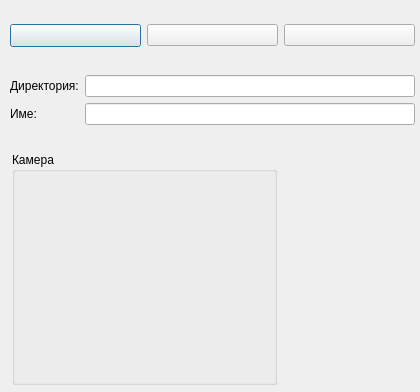
<?xml version="1.0" encoding="UTF-8"?>
<ui version="4.0">
 <class>CameraClass</class>
 <widget class="QDialog" name="CameraClass">
  <property name="geometry">
   <rect>
    <x>0</x>
    <y>0</y>
    <width>420</width>
    <height>392</height>
   </rect>
  </property>
  <property name="windowTitle">
   <string>Dialog</string>
  </property>
  <property name="windowIcon">
   <iconset resource="MainResources.qrc">
    <normaloff>:/Icons/MainResources/PGEE_NEW_LOGO.ico</normaloff>:/Icons/MainResources/PGEE_NEW_LOGO.ico</iconset>
  </property>
  <widget class="QWidget" name="layoutWidget">
   <property name="geometry">
    <rect>
     <x>10</x>
     <y>2</y>
     <width>405</width>
     <height>145</height>
    </rect>
   </property>
   <layout class="QVBoxLayout" name="verticalLayout_3">
    <item>
     <layout class="QHBoxLayout" name="horizontalLayout">
      <item>
       <widget class="QPushButton" name="ChooseDirectoryButton">
        <property name="palette">
         <palette>
          <active>
           <colorrole role="WindowText">
            <brush brushstyle="SolidPattern">
             <color alpha="255">
              <red>0</red>
              <green>0</green>
              <blue>255</blue>
             </color>
            </brush>
           </colorrole>
           <colorrole role="Text">
            <brush brushstyle="SolidPattern">
             <color alpha="255">
              <red>0</red>
              <green>0</green>
              <blue>255</blue>
             </color>
            </brush>
           </colorrole>
           <colorrole role="ButtonText">
            <brush brushstyle="SolidPattern">
             <color alpha="255">
              <red>0</red>
              <green>0</green>
              <blue>255</blue>
             </color>
            </brush>
           </colorrole>
          </active>
          <inactive>
           <colorrole role="WindowText">
            <brush brushstyle="SolidPattern">
             <color alpha="255">
              <red>0</red>
              <green>0</green>
              <blue>255</blue>
             </color>
            </brush>
           </colorrole>
           <colorrole role="Text">
            <brush brushstyle="SolidPattern">
             <color alpha="255">
              <red>0</red>
              <green>0</green>
              <blue>255</blue>
             </color>
            </brush>
           </colorrole>
           <colorrole role="ButtonText">
            <brush brushstyle="SolidPattern">
             <color alpha="255">
              <red>0</red>
              <green>0</green>
              <blue>255</blue>
             </color>
            </brush>
           </colorrole>
          </inactive>
          <disabled>
           <colorrole role="WindowText">
            <brush brushstyle="SolidPattern">
             <color alpha="255">
              <red>120</red>
              <green>120</green>
              <blue>120</blue>
             </color>
            </brush>
           </colorrole>
           <colorrole role="Text">
            <brush brushstyle="SolidPattern">
             <color alpha="255">
              <red>120</red>
              <green>120</green>
              <blue>120</blue>
             </color>
            </brush>
           </colorrole>
           <colorrole role="ButtonText">
            <brush brushstyle="SolidPattern">
             <color alpha="255">
              <red>120</red>
              <green>120</green>
              <blue>120</blue>
             </color>
            </brush>
           </colorrole>
          </disabled>
         </palette>
        </property>
        <property name="font">
         <font>
          <pointsize>10</pointsize>
          <weight>75</weight>
          <italic>true</italic>
          <bold>true</bold>
         </font>
        </property>
        <property name="text">
         <string/>
        </property>
        <property name="icon">
         <iconset resource="MainResources.qrc">
          <normaloff>:/Icons/MainResources/folder_customer_128.ico</normaloff>:/Icons/MainResources/folder_customer_128.ico</iconset>
        </property>
        <property name="iconSize">
         <size>
          <width>32</width>
          <height>32</height>
         </size>
        </property>
       </widget>
      </item>
      <item>
       <widget class="QPushButton" name="StartCameraButton">
        <property name="text">
         <string/>
        </property>
        <property name="icon">
         <iconset resource="MainResources.qrc">
          <normaloff>:/Icons/MainResources/webcamera-Vista.ico</normaloff>:/Icons/MainResources/webcamera-Vista.ico</iconset>
        </property>
        <property name="iconSize">
         <size>
          <width>32</width>
          <height>32</height>
         </size>
        </property>
       </widget>
      </item>
      <item>
       <widget class="QPushButton" name="TakeAPhotoButton">
        <property name="text">
         <string/>
        </property>
        <property name="icon">
         <iconset resource="MainResources.qrc">
          <normaloff>:/Icons/MainResources/android_camera_capture.ico</normaloff>:/Icons/MainResources/android_camera_capture.ico</iconset>
        </property>
        <property name="iconSize">
         <size>
          <width>32</width>
          <height>32</height>
         </size>
        </property>
       </widget>
      </item>
     </layout>
    </item>
    <item>
     <layout class="QHBoxLayout" name="horizontalLayout_2">
      <item>
       <layout class="QVBoxLayout" name="verticalLayout">
        <item>
         <widget class="QLabel" name="label">
          <property name="text">
           <string>Директория:</string>
          </property>
         </widget>
        </item>
        <item>
         <widget class="QLabel" name="label_2">
          <property name="text">
           <string>Име:</string>
          </property>
         </widget>
        </item>
       </layout>
      </item>
      <item>
       <layout class="QVBoxLayout" name="verticalLayout_2">
        <item>
         <widget class="QLineEdit" name="lineEdit">
          <property name="palette">
           <palette>
            <active>
             <colorrole role="WindowText">
              <brush brushstyle="SolidPattern">
               <color alpha="255">
                <red>0</red>
                <green>0</green>
                <blue>255</blue>
               </color>
              </brush>
             </colorrole>
             <colorrole role="Text">
              <brush brushstyle="SolidPattern">
               <color alpha="255">
                <red>0</red>
                <green>0</green>
                <blue>255</blue>
               </color>
              </brush>
             </colorrole>
             <colorrole role="ButtonText">
              <brush brushstyle="SolidPattern">
               <color alpha="255">
                <red>0</red>
                <green>0</green>
                <blue>255</blue>
               </color>
              </brush>
             </colorrole>
            </active>
            <inactive>
             <colorrole role="WindowText">
              <brush brushstyle="SolidPattern">
               <color alpha="255">
                <red>0</red>
                <green>0</green>
                <blue>255</blue>
               </color>
              </brush>
             </colorrole>
             <colorrole role="Text">
              <brush brushstyle="SolidPattern">
               <color alpha="255">
                <red>0</red>
                <green>0</green>
                <blue>255</blue>
               </color>
              </brush>
             </colorrole>
             <colorrole role="ButtonText">
              <brush brushstyle="SolidPattern">
               <color alpha="255">
                <red>0</red>
                <green>0</green>
                <blue>255</blue>
               </color>
              </brush>
             </colorrole>
            </inactive>
            <disabled>
             <colorrole role="WindowText">
              <brush brushstyle="SolidPattern">
               <color alpha="255">
                <red>120</red>
                <green>120</green>
                <blue>120</blue>
               </color>
              </brush>
             </colorrole>
             <colorrole role="Text">
              <brush brushstyle="SolidPattern">
               <color alpha="255">
                <red>120</red>
                <green>120</green>
                <blue>120</blue>
               </color>
              </brush>
             </colorrole>
             <colorrole role="ButtonText">
              <brush brushstyle="SolidPattern">
               <color alpha="255">
                <red>120</red>
                <green>120</green>
                <blue>120</blue>
               </color>
              </brush>
             </colorrole>
            </disabled>
           </palette>
          </property>
          <property name="font">
           <font>
            <pointsize>9</pointsize>
            <weight>75</weight>
            <italic>true</italic>
            <bold>true</bold>
           </font>
          </property>
         </widget>
        </item>
        <item>
         <widget class="QLineEdit" name="lineEdit_2"/>
        </item>
       </layout>
      </item>
     </layout>
    </item>
   </layout>
  </widget>
  <widget class="QGroupBox" name="groupBox">
   <property name="geometry">
    <rect>
     <x>12</x>
     <y>152</y>
     <width>265</width>
     <height>233</height>
    </rect>
   </property>
   <property name="title">
    <string>Камера</string>
   </property>
  </widget>
 </widget>
 <resources>
  <include location="MainResources.qrc"/>
 </resources>
 <connections/>
</ui>
